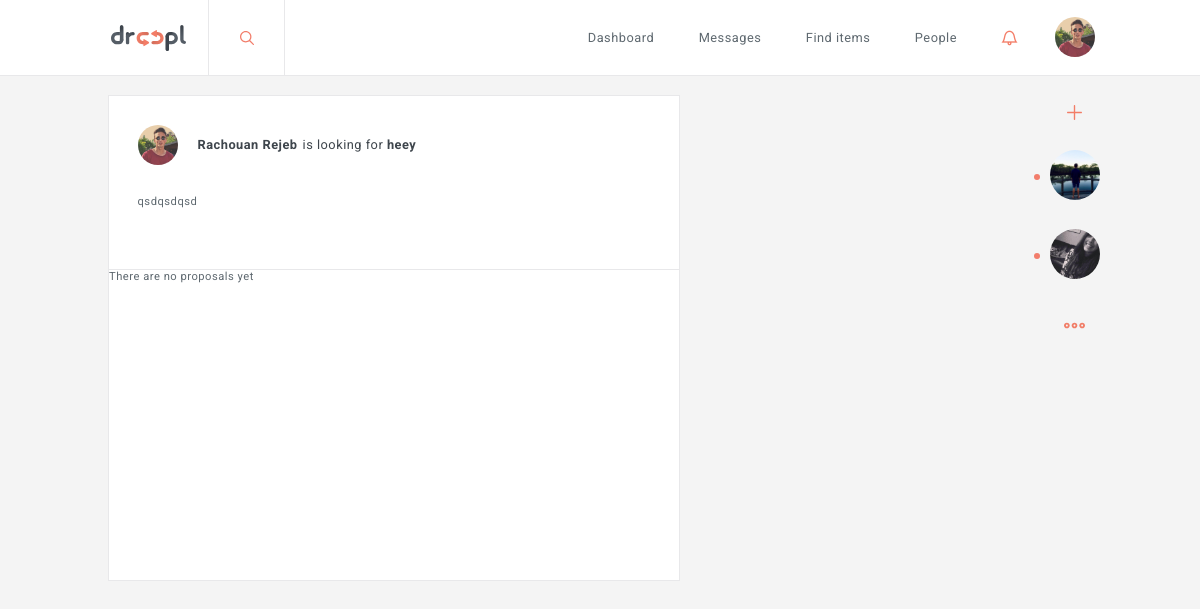
Page /development/index.php?page=detail&questid=140 (signed in) on the committed database.
### tables this page shows
CREATE TABLE `quests` (
  `quest_id` int(11) NOT NULL,
  `item` varchar(255) NOT NULL,
  `user_id` int(11) NOT NULL,
  `quest_description` text NOT NULL,
  `type` int(11) NOT NULL,
  `creation_date` timestamp NOT NULL DEFAULT CURRENT_TIMESTAMP,
  `active` tinyint(1) NOT NULL,
  `views` int(11) NOT NULL
);

CREATE TABLE `users` (
  `id` int(11) NOT NULL,
  `firstname` varchar(255) NOT NULL,
  `lastname` varchar(255) NOT NULL,
  `email` varchar(255) NOT NULL,
  `picture` varchar(255) NOT NULL,
  `age` date NOT NULL,
  `street` varchar(255) NOT NULL,
  `nr` varchar(255) NOT NULL,
  `zipcode` varchar(255) NOT NULL,
  `city` varchar(255) NOT NULL,
  `password` varchar(255) NOT NULL,
  `occupation` varchar(255) NOT NULL,
  `number` varchar(255) NOT NULL,
  `status` tinyint(1) NOT NULL,
  `verification` tinyint(1) NOT NULL,
  `description` text NOT NULL,
  `lang` varchar(255) NOT NULL,
  `latitude` varchar(255) NOT NULL,
  `longitude` varchar(255) NOT NULL
);

CREATE TABLE `conversation` (
  `conversation_id` int(11) NOT NULL,
  `conversation_name` varchar(255) NOT NULL,
  `conversation_creation_date` timestamp NOT NULL DEFAULT CURRENT_TIMESTAMP ON UPDATE CURRENT_TIMESTAMP,
  `conversation_typing` tinyint(1) NOT NULL
);

### development/controller/AppController.php (called while the page is built, shortened)
<?php
class AppController {
	public $route = array();
	public $viewVars = array();
	public function filter() {
		call_user_func(array($this, $this->route['action']));
		$this->converstations();
	}
	public function converstations(){
		require_once WWW_ROOT . 'dao' .DS. 'ConvoUsersDAO.php';
		$this->convoUsersDAO = new ConvoUsersDAO();
		if(!empty($_SESSION['user'])){
			$converstations = $this->convoUsersDAO->getConversationByUserId($_SESSION['user']['id']);
		}
	}
	public function render() {
		extract($this->viewVars, EXTR_OVERWRITE);
		require WWW_ROOT . 'parts/menu.php';
	    require WWW_ROOT . 'pages/' . strtolower($this->route['controller']) . DS . $this->route['action'] . '.php';
	    require WWW_ROOT . 'parts/footer.php';
	}
	public function set($variableName, $value) {
		$this->viewVars[$variableName] = $value;
	}
}

### development/index.php (called while the page is built, shortened)
<?php
require_once WWW_ROOT . 'classes' .DS. 'DatabasePDO.php';
require_once WWW_ROOT . 'includes' .DS. 'routes.php';
$route = $routes[$_GET['page']];
$controllerObj = new $controllerName();
$controllerObj->route = $route;
$controllerObj->filter();
$controllerObj->render();

### development/controller/FeedController.php (called while the page is built, shortened)
<?php
require_once WWW_ROOT . 'controller'. DS .'AppController.php';
class FeedController extends AppController{
	public $feedDAO;
	public function __construct(){
		require_once WWW_ROOT . 'dao' .DS. 'FeedDAO.php';
		$this->feedDAO = new FeedDAO();
	}
    public function detail(){
    	if(isset($_GET) && !empty($_GET['questid'])){
    		$quest = $this->feedDAO->getQuestById($_GET['questid']);
    	}
    }
}

### development/classes/DatabasePDO.php (called while the page is built)
<?php
class DatabasePDO
{
    public static function getInstance()
    {
        $dsn = Config::DB_TYPE . ':host=' . Config::DB_HOST . ';dbname=' . Config::DB_NAME;
        $pdo = new PDO($dsn, Config::DB_USER, Config::DB_PASS);
        $pdo->setAttribute(PDO::ATTR_ERRMODE, PDO::ERRMODE_EXCEPTION);
		$pdo->setAttribute(PDO::ATTR_EMULATE_PREPARES, false);
        return $pdo;
    }
}

### development/dao/FeedDAO.php (called while the page is built, shortened)
<?php
require_once WWW_ROOT .'classes'. DS . 'DatabasePDO.php';
class FeedDAO
{
	public $pdo;
	public function __construct(){
		$this->pdo = DatabasePDO::getInstance();
	}
	public function getQuestById($quest_id){
		$sql = 'SELECT q.quest_id,q.item,q.quest_description,q.creation_date ,q.type, u.id,u.latitude,u.longitude, u.firstname ,u.lastname,u.picture, i.image_url,c.collection_image,c.item_name,c.user_id,c.collection_id,c.collection_image,c.item_name,c.user_id
		FROM quests AS q
		LEFT OUTER JOIN users AS u
        on q.user_id = u.id
        LEFT OUTER JOIN images AS i
        on q.quest_id = i.quest_id
        LEFT OUTER JOIN offers AS o
        on q.quest_id = o.quest_id
        LEFT OUTER JOIN collection AS c
        on o.collection_id = c.collection_id
        WHERE q.quest_id = :quest_id
        GROUP BY q.quest_id
        ORDER BY q.creation_date DESC';
		$stmt = $this->pdo->prepare($sql);
		$stmt->bindValue(':quest_id',$quest_id);
		if($stmt->execute()){
			$quest = $stmt->fetch(PDO::FETCH_ASSOC);
			if(!empty($quest)){
				return $quest;
			}
		}
		return array();
	}
}

### development/dao/ConvoUsersDAO.php (called while the page is built, shortened)
<?php
require_once WWW_ROOT .'classes'. DS . 'DatabasePDO.php';
class ConvoUsersDAO
{
	public $pdo;
	public function __construct(){
		$this->pdo = DatabasePDO::getInstance();
	}
	public function getConversationByUserId($user_id){
		$sql = 'SELECT c.conversation_id,c.conversation_name,u.id,u.firstname ,m.message,m.message_creation_date,u.lastname,u.picture
		FROM conversation_users AS cu
        LEFT OUTER JOIN conversation AS c
        on cu.conversation_id = c.conversation_id
		LEFT OUTER JOIN users AS u
        on u.id = (
           SELECT x.user_id
FROM conversation_users AS x
WHERE x.conversation_id = cu.conversation_id AND x.user_id != :check_id
GROUP BY x.conversation_id
        )
        LEFT OUTER JOIN messages AS m
        on c.conversation_id = m.conversation_id AND m.message_creation_date =
        (
           SELECT MAX(r.message_creation_date) FROM conversation_users AS k LEFT OUTER JOIN messages AS r ON r.conversation_id = k.conversation_id WHERE k.conversation_id = cu.conversation_id
        )
        WHERE cu.user_id = :user_id
        GROUP BY cu.id
        ORDER BY m.message_creation_date DESC';
		$stmt = $this->pdo->prepare($sql);
		$stmt->bindValue(':check_id',$user_id);
		$stmt->bindValue(':user_id',$user_id);
		if($stmt->execute()){
			$conversations = $stmt->fetchAll(PDO::FETCH_ASSOC);
			if(!empty($conversations)){
				return $conversations;
			}
		}
		return array();
	}
}

### development/pages/feed/detail.php (the view, shortened to what this page needs)
<div class="feed">
<section class="quest" id="<?php echo $quest['quest_id']; ?>">
<header>
<?php if(!empty($quest['picture'])){ ?>
<img src="images/profile_pictures/<?php echo $quest['picture'];?>" alt="rachouan rejeb">
<?php }else{ ?>
<img src="images/profile_pictures/notfound.svg" alt="rachouan rejeb">
<?php }?>
<h1><a href="?page=user&id=<?php echo $quest['id']; ?>"> <?php echo $quest['firstname']; echo " "; echo $quest['lastname'];?></a><?php if($quest['type'] == 0){
    switch ($_SESSION['language']) {
        case 'en':
        echo "is looking for ";
        break;
    }
}?><span><?php echo $quest['item']; ?></span></h1>
</header>
<aside class="info">
<p>
<?php echo $quest['quest_description'] ?></p>
</aside>
<footer class="detail">
<div class="proposals-list">
    <ul class="list">
        <?php
        if(!empty($proposals)){
        foreach ($proposals as $key => $value) {?>
            <li class="propo" id="<?php echo $value['propo_id']; ?>">
            <ul>
                <li class="profile-pic">
                    <img src="images/profile_pictures/<?php echo $value['picture']; ?>">
                </li>
                <li class="profile-name">
                    <p><a href="?page=user&id=<?php echo $value['id']; ?>"><?php  echo $value['firstname']; ?> <?php echo $value['lastname']; ?></a> proposed</p>
                </li>
                <li class="collection-pic">
                    <img src="images/collection/<?php echo $value['collection_image']; ?>">
                </li>
            </ul>
        </li>
        <?php }}else{ ?>
        <div class="no-proposals-container">
        	<p class="no-proposals-yet">There are no proposals yet</p>
        </div>
        <?php } ?>
    </ul>
</div>
</footer>
</section>
</div>

### development/parts/footer.php (shortened to what this page needs)
<?php if($_GET['page'] != "login" && $_GET['page'] != "search" && $_GET['page'] != "messages" && $_GET['page'] != "404" && $_GET['page'] != "register"){ ?>
<section class="chat">
    <ul>
        <li class="animated fadeIn new-conversation">
            <span class="new-icon"></span>
        </li>
        <?php if(!empty($dynamicConvos)){ ?>
            <?php foreach ($dynamicConvos as $key => $value) { ?>
                  <li class="conversation-bubble"><?php if(!empty($value['picture'])){ ?>
                <img class="profile_img" src="images/profile_pictures/<?php echo $value['picture'];?>" alt="rachouan rejeb">
                <?php }else{ ?>
                <img class="profile_img" src="images/profile_pictures/notfound.svg" alt="rachouan rejeb">
                <?php }?><span class="new-msg animated-slow infinite pulse"></span></li>
            <?php } ?>
        <?php } ?>
        <li class="animated fadeIn more-conversations">
            <a href="?page=messages">
            </a>
        </li>
    </ul>
</section>
<?php } ?>
</article>
</body>
</html>

### rows in the picture
quests: user.picture (picture), user.firstname "Rachouan", user.lastname "Rejeb", item "heey", quest_description "qsdqsdqsd"
conversation: users.picture (picture)
conversation: users.picture (picture)
